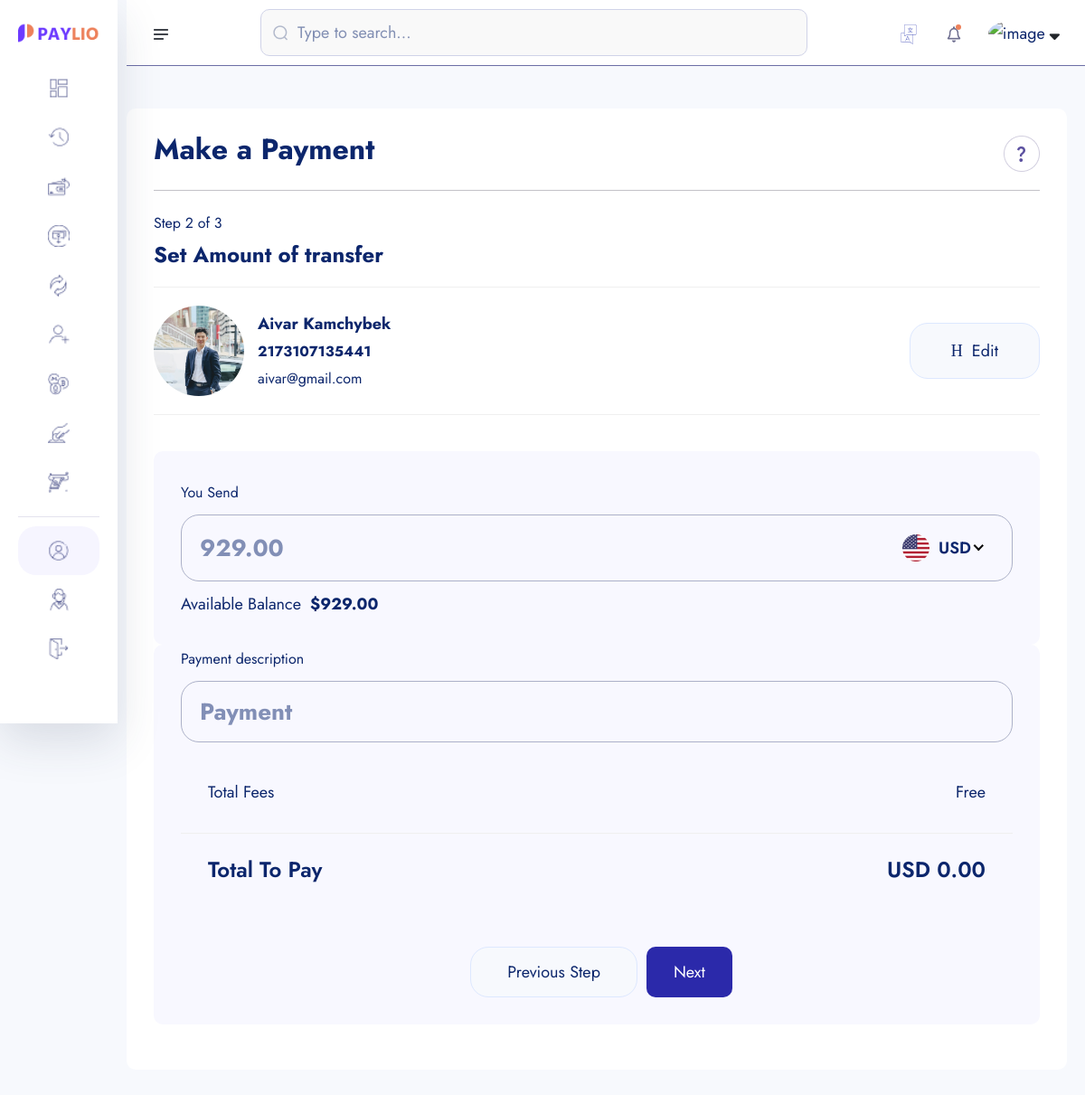
Before: /amount-transfer/2173107135441/ (signed in) with the older database file.
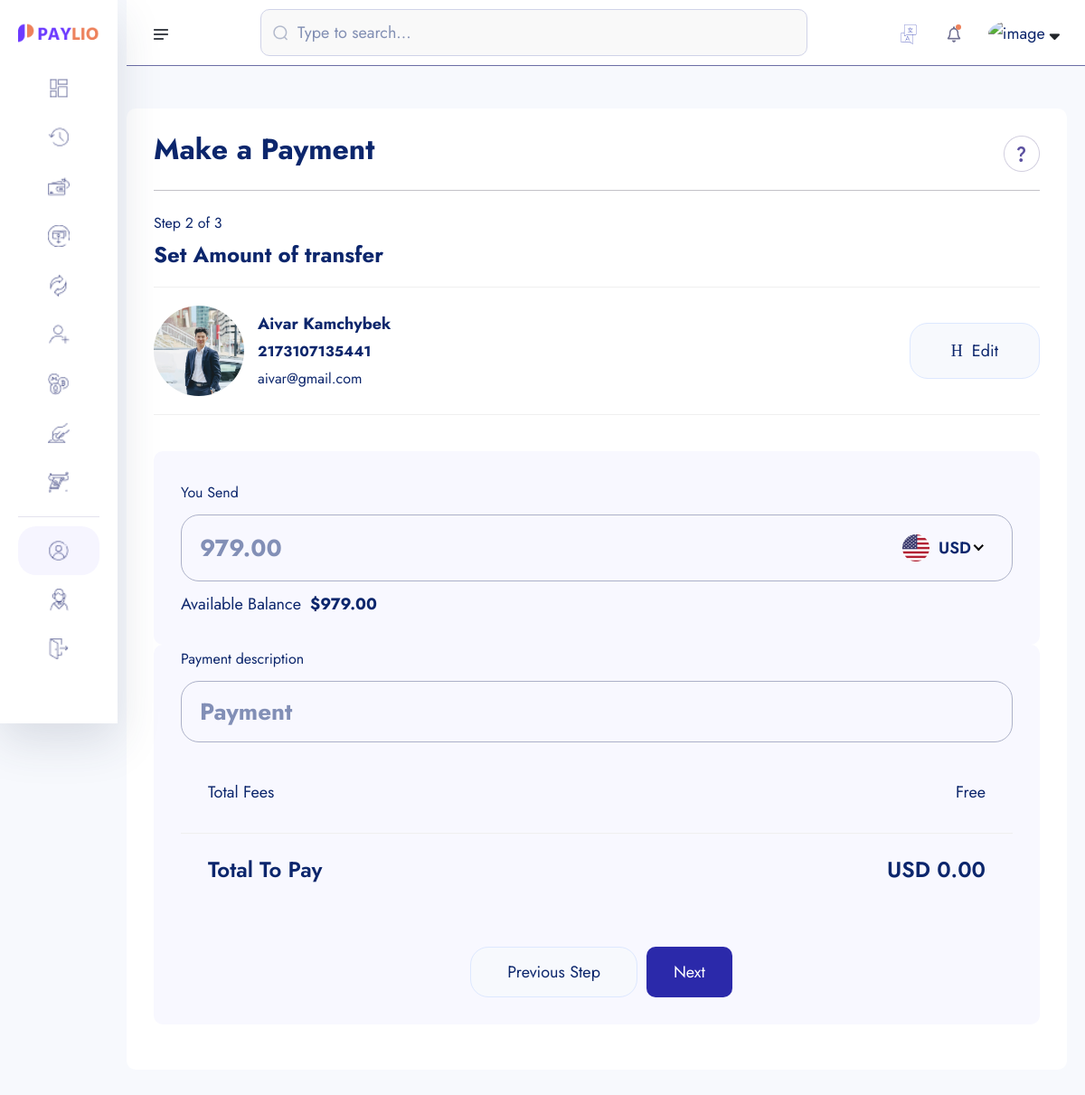
After: the same page with the newer database file.
### userauths/models.py (models this page shows, shortened)
class User(AbstractUser):
    username = models.CharField(max_length=100)
    email = models.EmailField(unique=True)
    is_staff = models.BooleanField(default=False)
    is_superuser = models.BooleanField(default=False)
    USERNAME_FIELD = 'email'
    REQUIRED_FIELDS = ['username']

### account/models.py (models this page shows, shortened)
class Account(models.Model):
    id = models.UUIDField(primary_key=True, unique=True, default=uuid.uuid4, editable=False)
    user =  models.OneToOneField(User, on_delete=models.CASCADE)
    account_balance = models.DecimalField(max_digits=12, decimal_places=2, default=0.00) #123 345 789 102
    account_number = ShortUUIDField(unique=True,length=10, max_length=25, prefix="217", alphabet="1234567890") #2175893745837
    account_id = ShortUUIDField(unique=True,length=7, max_length=25, prefix="DEX", alphabet="1234567890") #2175893745837
    pin_number = ShortUUIDField(unique=True,length=4, max_length=7, alphabet="1234567890") #2737
    red_code = ShortUUIDField(unique=True,length=10, max_length=20, alphabet="abcdefgh1234567890") #2737
    account_status = models.CharField(max_length=100, choices=ACCOUNT_STATUS, default="in-active")
    date = models.DateTimeField(auto_now_add=True)
    kyc_submitted = models.BooleanField(default=False)
    kyc_confirmed = models.BooleanField(default=False)
    recommended_by = models.ForeignKey(User, on_delete=models.DO_NOTHING, blank=True, null=True, related_name="recommended_by")
    class Meta:
        ordering = ['-date']

### core/transfer.py (the view)
# urls.py: path("amount-transfer/<account_number>/", transfer.AmountTransfer, name="amount-transfer"),
def AmountTransfer(request, account_number):
    try:
        account = Account.objects.get(account_number=account_number)
    except:
        messages.warning(request, "Account does not exist")
        return redirect("core:search-account")
    context = {
        "account": account,
       }
    return render(request, "transfer/amount-transfer.html", context)

### templates/transfer/amount-transfer.html (shortened to what this page needs)
{% extends "partials/dashboard-base.html" %}
{% load static %}
{% block content %}
{% load humanize %}
    <section class="dashboard-section body-collapse pay step step-2">
        <div class="overlay pt-120">
            <div class="container-fruid">
                <div class="main-content">
                    <div class="head-area d-flex align-items-center justify-content-between">
                        <h4>Make a Payment</h4>
                        <div class="icon-area">
                            <img src="{% static 'assets1/images/icon/support-icon.png' %}" alt="icon">
                        </div>
                    </div>
                    <div class="choose-recipient">
                        <div class="step-area">
                            <span class="mdr">Step 2 of 3</span>
                            <h5>Set Amount of transfer</h5>
                        </div>
                        <div class="user-select">
                            <div class="single-user">
                                <div class="left d-flex align-items-center">
                                    <div class="img-area">
                                        <img src="{{ account.user.kyc.image.url }}" style="width: 100px; height: 100px; border-radius: 50%; object-fit: cover;"  alt="image">
                                    </div>
                                    <div class="text-area">
                                        <p>{{ account.user.kyc.full_name|title }}</p>
                                        <span class="mdr"><b>{{ account.account_number }}</b></span> <br>
                                        <span class="mdr">{{ account.user.email }}</span>
                                    </div>
                                </div>
                                <div class="right">
                                    <a href="{% url 'core:search-account' %}">
                                        <i class="icon-h-edit"></i>
                                        Edit
                                    </a>
                                </div>
                            </div>
                        </div>
                    </div>
                    <form action="{% url 'core:amount-transfer-process' account.account_number %}" method="POST">
                        <div class="send-banance">
                            <span class="mdr">You Send</span>
                            <div class="input-area">
                                <input class="xxlr" onkeyup = "CalculateBalance()" placeholder="{{request.user.account.account_balance | intcomma  }}" type="number" name = "amount-send" id = "amount-send">
                            </div>
                            <p>Available Balance<b>${{request.user.account.account_balance|intcomma}}</b></p>
                        </div>
                        <div class="send-banance pt-0 my-0">
                            <span class="mdr">Payment description</span>
                            <div class="input-area">
                                <input class="xxlr" onkeyup = "CalculateBalance()" placeholder="Payment" type="text" name = "description" >
                            </div>
                        <ul class="total-fees">
                            <li>Total Fees</li>
                            <li>Free</li>
                        </ul>
                        <ul class="total-fees pay">
                            <li>
                                <h5>Total To Pay</h5>
                            </li>
                            <li>
                                <h5 id="total-to-pay">USD 0.00</h5>
                            </li>
                        </ul>
                        <div class="footer-area mt-40">
                            <a href="pay-step-1.html">Previous Step</a>
                            <button type="submit" style="padding: 10px 30px; border-radius: 10px; background: rgb(43, 41, 170); color: #ffff;" class="active">Next</button>
                        </div>
                    </form>
                </div>
            </div>
        </div>
    </section>
    {% endblock content %}

Changed rows visible on the page:
changed through a linked row, User: amount-send "929.00" → "979.00"; user.account.account_balance "929.00" → "979.00"
